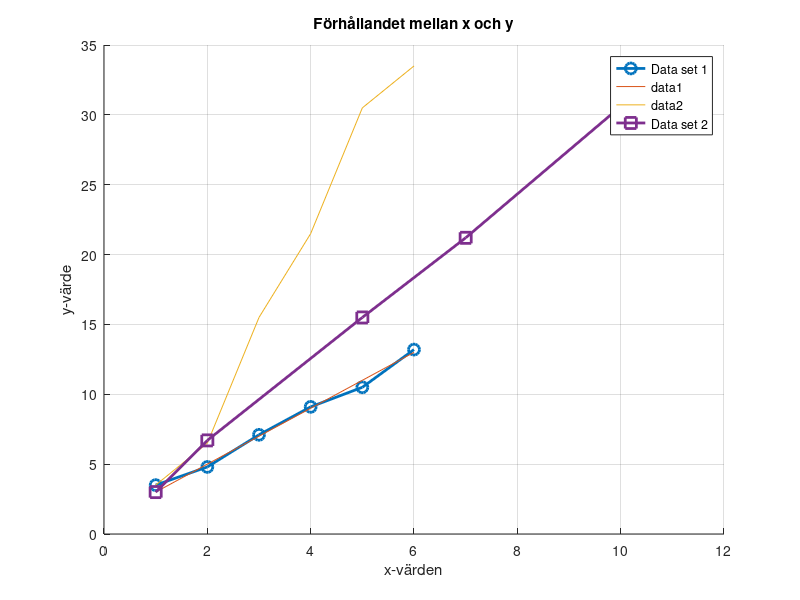

MATLAB code for this plot:
% första grafen 
x1 = [1 2 3 4 5 6];
y1 = [3.5 4.8 7.1 9.1 10.5 13.2];
% andra grafen 
x2 = [1 2 5 7 10 11];
y2 = [3.0 6.7 15.5 21.2 30.6 33.0];

%funktionen 
y3 = 2 * x1 +1 
x3 = 3 * x2 + 0.5
%funktionen föratt skapa grafen 
figure; %funktinen somöppnar ett nytt figur fönster
hold on, %funktionen som håller kvar den befentliga grafen så jag kan plotta flera data på samma graf
plot(x1, y1, 'o-', 'LineWidth', 2, 'MarkerSize', 8, 'DisplayName', 'Data set 1');
plot(y3)
plot(x3)
plot(x2, y2, 's-', 'LineWidth', 2, 'MarkerSize', 8, 'DisplayName', 'Data set 2');
title('Förhållandet mellan x och y');

xlabel('x-värden');
ylabel('y-värde');

grid on;

legend show;

hold off; 